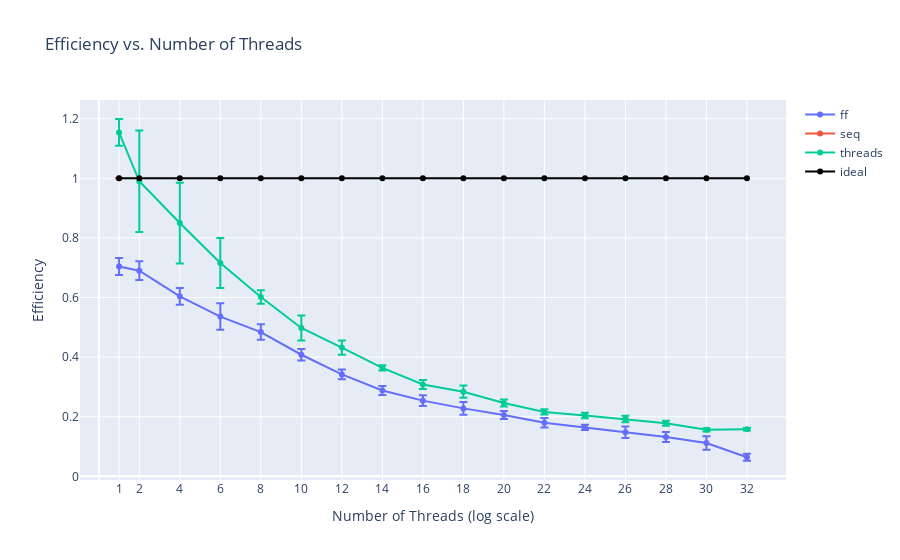

This figure's notebook cell:
### Code cell
fig = go.Figure()
for type in types:
    fig.add_trace(go.Scatter(x=threads, y=means[type]["efficiency"], name=type, error_y=dict(type="data", array=std[type]["efficiency"])))

# Check if this is ideal
# array with number of ones equals to 4
ones = np.ones(4)
fig.add_trace(go.Scatter(x=threads, y=np.ones(len(threads)), name="ideal", line=dict(color="black")))

# fig.update_xaxes(type="log")
# fig.update_yaxes(type="log")
fig.update_layout(
    title="Efficiency vs. Number of Threads",
    xaxis_title="Number of Threads (log scale)",
    yaxis_title="Efficiency",
    xaxis = dict(
        tickmode = 'array',
        tickvals = threads,
    ),
)
fig.show()

### Figure 1 — Plotly figure (JSON) as saved in the notebook; plotly's stock layout.template omitted (floating-point values rounded to 4 significant figures)
{"data": [{"error_y": {"array": [0.02881, 0.03162, 0.02793, 0.0445, 0.02608, 0.01924, 0.01643, 0.01483, 0.01817, 0.02168, 0.01342, 0.01581, 0.008944, 0.01924, 0.01643, 0.0228, 0.0114], "type": "data"}, "name": "ff", "type": "scatter", "x": [1, 2, 4, 6, 8, 10, 12, 14, 16, 18, 20, 22, 24, 26, 28, 30, 32], "y": [0.704, 0.69, 0.604, 0.536, 0.484, 0.408, 0.342, 0.288, 0.254, 0.228, 0.206, 0.18, 0.164, 0.148, 0.132, 0.112, 0.064]}, {"error_y": {"array": [0], "type": "data"}, "name": "seq", "type": "scatter", "x": [1, 2, 4, 6, 8, 10, 12, 14, 16, 18, 20, 22, 24, 26, 28, 30, 32], "y": [1]}, {"error_y": {"array": [0.04506, 0.1701, 0.1355, 0.08385, 0.0228, 0.04207, 0.02387, 0.008944, 0.01483, 0.02074, 0.0114, 0.008944, 0.008944, 0.01095, 0.008367, 0.005477, 0.004472], "type": "data"}, "name": "threads", "type": "scatter", "x": [1, 2, 4, 6, 8, 10, 12, 14, 16, 18, 20, 22, 24, 26, 28, 30, 32], "y": [1.154, 0.99, 0.85, 0.716, 0.602, 0.498, 0.432, 0.364, 0.308, 0.284, 0.246, 0.216, 0.204, 0.192, 0.178, 0.156, 0.158]}, {"line": {"color": "black"}, "name": "ideal", "type": "scatter", "x": [1, 2, 4, 6, 8, 10, 12, 14, 16, 18, 20, 22, 24, 26, 28, 30, 32], "y": [1, 1, 1, 1, 1, 1, 1, 1, 1, 1, 1, 1, 1, 1, 1, 1, 1]}], "layout": {"title": {"text": "Efficiency vs. Number of Threads"}, "xaxis": {"tickmode": "array", "tickvals": [1, 2, 4, 6, 8, 10, 12, 14, 16, 18, 20, 22, 24, 26, 28, 30, 32], "title": {"text": "Number of Threads (log scale)"}}, "yaxis": {"title": {"text": "Efficiency"}}}}
